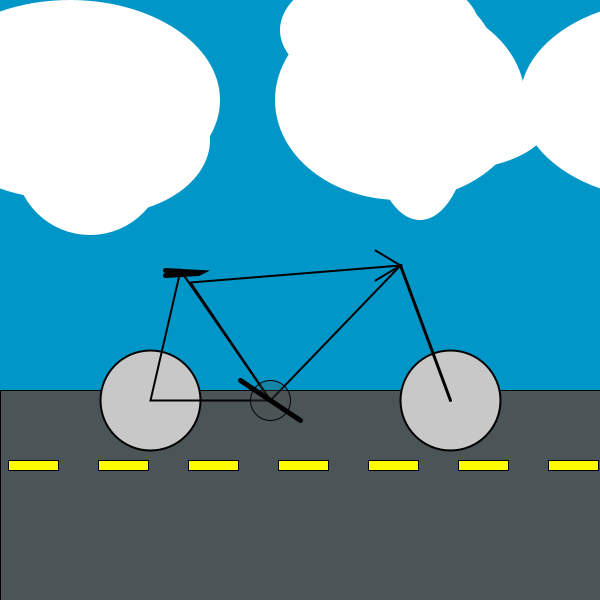
Frame 1 (no input)
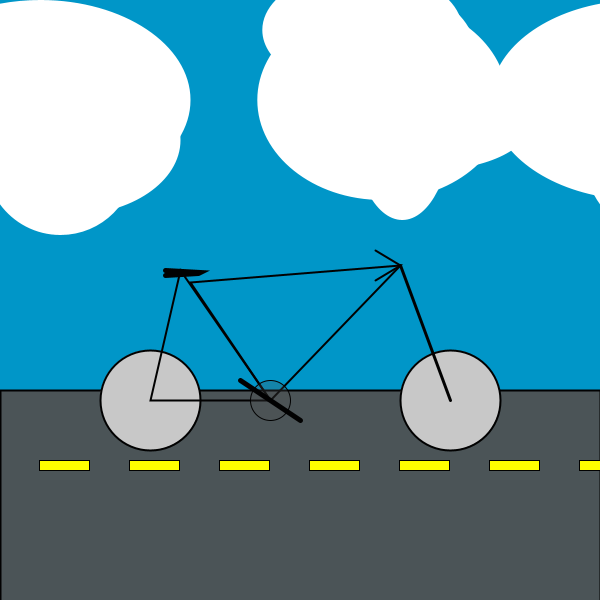
Frame 60 (the mouse pressed at the canvas centre just before this capture)
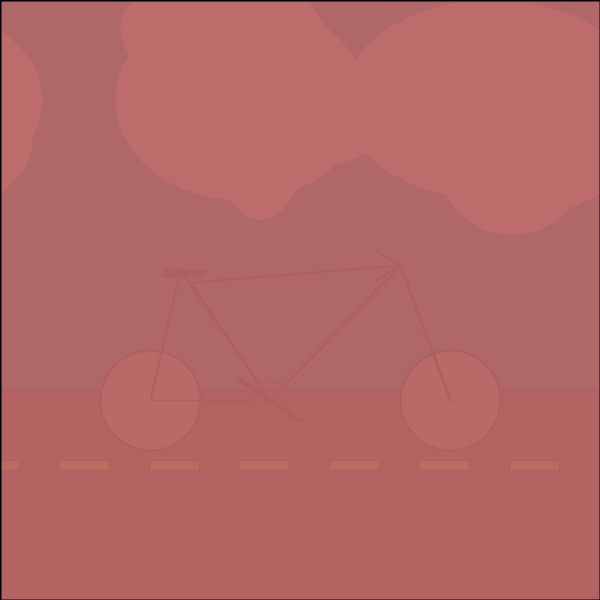
Frame 120 (the mouse held since frame 60 and released just before this capture)

The Processing sketch that drew these frames (run headless with seeded random() and noise(); from frame 60 on, the mouse is pressed at the canvas centre):

// Processing sketch: processing_161698
// ── processing_161698.pde

/********************************
 *Assignment 3
 *Name: Hunter Jones
 *Course: CSC 103-Creative Computing- Fall 2014
 *submitted 9/17/2014
 
 *This program builds on the static sketch of a bike and adds motion into that program. Also, when the mouse is pressed, 
 everything is sped up and random colors flash simulating hyperspace.
 *********************************/

int spacing = 30;

float cloudOneX;
float cloudTwoX;

float YellowX;
boolean movingLeft = true;

float YellowY;

void setup() {
  size(600, 600);

  cloudOneX = 70;
  cloudTwoX = 400;

  YellowX = 8;
  YellowY = 460;
}


void draw() {

  background(0, 150, 200);

  //int yellowX= 8; // starting X position for the yellow lines

  //pavement
  fill(80, 240);
  rect(0, 390, 600, 600);


  // Clouds
  drawCloud1(cloudOneX, 100);
  drawCloud1(cloudOneX + width, 100);
  cloudOneX = cloudOneX - .5;
  if (mousePressed) {
    cloudOneX = cloudOneX - 2;
  }

  if (cloudOneX < -200) cloudOneX = cloudOneX + width;

  drawCloud2(cloudTwoX, 100);
  drawCloud2(cloudTwoX + width, 100);
  cloudTwoX = cloudTwoX - .3;
  if (mousePressed) {
    cloudTwoX = cloudTwoX - 2.1;
  }


  //Yellow lines
  drawYellow(YellowX, YellowY);
  if (mousePressed) {
    YellowX = YellowX - random(11,13);           //makes the lines go faster when the mouse is pushed
  } else {
    YellowX = YellowX - 1;
  }
  if (YellowX < -width) YellowX = YellowX+width+spacing;

  // draws the bike
  drawBike();

// crazy colors when mouse pushed  
  if (mousePressed) {
  fill(random(255), random(255), random(255), random(100, 255));
  rect(0, 0, width, height);  
  }
}

void drawYellow(float YellowX, float YellowY) {
  //yellow lines on the road

  stroke(1);
  strokeWeight(1);
  fill(255, 255, 0);
  rect(YellowX, YellowY, 50, 10);
  rect(YellowX+90, YellowY, 50, 10);
  rect(YellowX+180, YellowY, 50, 10);
  rect(YellowX+270, YellowY, 50, 10);
  rect(YellowX+360, YellowY, 50, 10);
  rect(YellowX+450, YellowY, 50, 10);
  rect(YellowX+540, YellowY, 50, 10);

  // off-to-the-right copies
  rect(YellowX + width + spacing, YellowY, 50, 10);
  rect(YellowX+90 + width + spacing, YellowY, 50, 10);
  rect(YellowX+180 + width + spacing, YellowY, 50, 10);
  rect(YellowX+270 + width + spacing, YellowY, 50, 10);
  rect(YellowX+360 + width + spacing, YellowY, 50, 10);
  rect(YellowX+450 + width + spacing, YellowY, 50, 10);
  rect(YellowX+540 + width + spacing, YellowY, 50, 10);
}

void drawBike() {

  //starting left position of the left wheel
  int xA = 150;     //Center X point of left wheel
  int yA = 400;     //center Y point of left wheel
  int wr = 100;     //wheel radius

  //left wheel
  fill(200);
  strokeWeight(2);
  ellipseMode(CENTER);
  ellipse(xA, yA, wr, wr);


  //right wheel
  ellipse(xA+300, yA, wr, wr);


  //rear frame triangle
  strokeWeight(2);
  noFill();
  triangle(xA, yA, xA+120, yA, xA+30, yA-130);

  //middle part of frame
  triangle(xA+120, yA, xA+250, yA-135, xA+40, yA-118);

  //front fork
  strokeWeight(3);
  line(xA+250, yA-135, xA+300, yA);

  //bottom crank circle
  strokeWeight(1);
  fill(80, 65);
  ellipse(xA+120, yA, 40, 40);

  //crank arms
  strokeWeight(5);
  fill(150);
  line(xA+90, yA-20, xA+150, yA+20);

  //seat
  noFill();
  smooth();
  beginShape();
  vertex(xA+15, yA-130);
  vertex(xA+50, yA-128);
  vertex(xA+48, yA-127);
  vertex(xA+15, yA-125);
  endShape();

  //handle bars
  strokeWeight(2);
  line(xA+250, yA-135, xA+225, yA-150);
  line(xA+250, yA-135, xA+225, yA-120);
}

void drawCloud1(float x, float y) {
  // Left Clouds
  noStroke();
  fill(255);
  ellipse(x, y, 300, 200);
  ellipse(x+30, y+40, 220, 150);
  ellipse(x+20, y+60, 150, 150);
}

void drawCloud2(float x, float y) {
  //right clouds
  ellipse(x, y, 250, 200);
  ellipse(x+50, y+20, 200, 100);
  ellipse(x+20, y+20, 100, 200);
  ellipse(x-20, y-70, 200, 120);
  ellipse(x+30, y-40, 130, 130);
}
